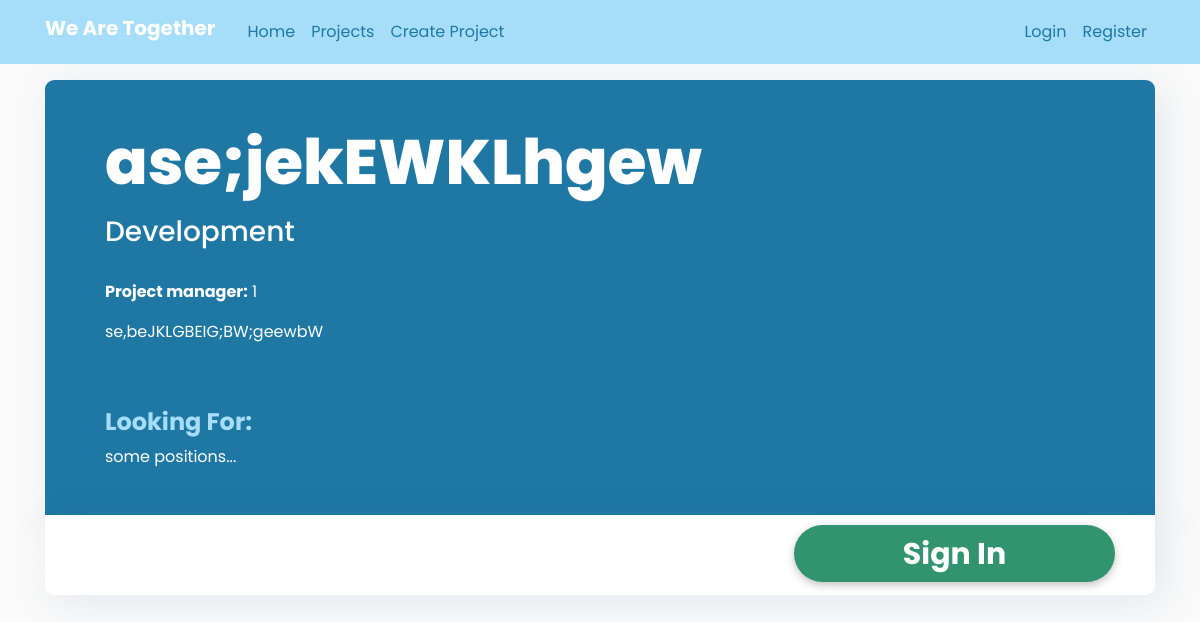
Before: /view_project?project_id=1 with the older database file.
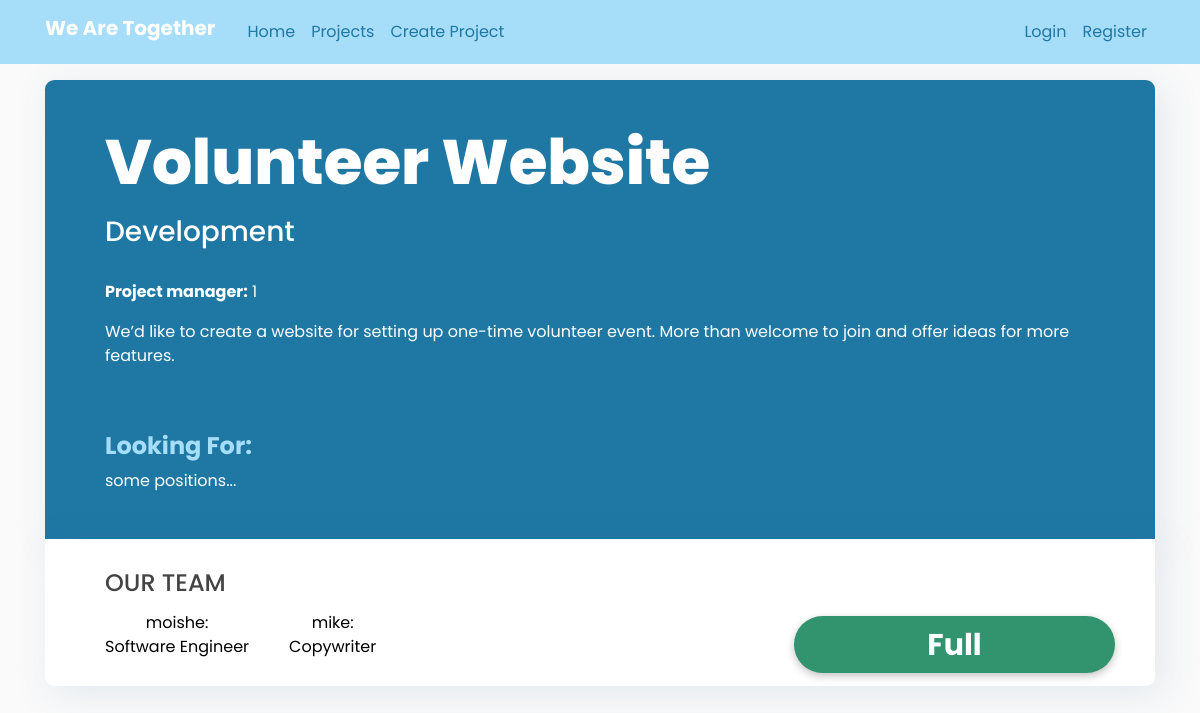
After: the same page with the newer database file.
### we_are_together/models.py (models this page shows, shortened)
class Project(db.Model):
    id = db.Column(db.Integer, primary_key=True)
    project_name = db.Column(db.String(150), nullable=False)
    creation_date = db.Column(db.DateTime, nullable=False, default=datetime.utcnow)
    category = db.Column(db.Integer, nullable=False)
    description = db.Column(db.String(2000), nullable=False)
    need1 = db.Column(db.String(100), nullable=False)
    need2 = db.Column(db.String(100), nullable=True)
    need3 = db.Column(db.String(100), nullable=True)
    need4 = db.Column(db.String(100), nullable=True)
    need5 = db.Column(db.String(100), nullable=True)
    manager = db.Column(db.Integer, nullable=False)
    join1 = db.Column(db.Integer, nullable=True)
    join2 = db.Column(db.Integer, nullable=True)
    join3 = db.Column(db.Integer, nullable=True)
    join4 = db.Column(db.Integer, nullable=True)
    join5 = db.Column(db.Integer, nullable=True)
    def user_in_project(self, user_id):
        is_user_in_project = False
        if self.join1 == user_id:
            is_user_in_project = True
        elif self.join2 == user_id:
            is_user_in_project = True
        elif self.join3 == user_id:
            is_user_in_project = True
        elif self.join4 == user_id:
            is_user_in_project = True
        elif self.join5 == user_id:
            is_user_in_project = True
        return is_user_in_project
    def is_full(self):
        full1 = not self.need1 or (self.need1 and self.join1)
        full2 = not self.need2 or (self.need2 and self.join2)
        full3 = not self.need3 or (self.need3 and self.join3)
        full4 = not self.need4 or (self.need4 and self.join4)
        full5 = not self.need5 or (self.need5 and self.join5)
        return full1 and full2 and full3 and full4 and full5
    def get_dict_of_partners(self):
        dict_of_partners = {}
        if self.join1:
            dict_of_partners[self.need1] = User.query.get(self.join1).username
        if self.join2:
            dict_of_partners[self.need2] = User.query.get(self.join2).username
        if self.join3:
            dict_of_partners[self.need3] = User.query.get(self.join3).username
        if self.join4:
            dict_of_partners[self.need4] = User.query.get(self.join4).username
        if self.join5:
            dict_of_partners[self.need5] = User.query.get(self.join5).username
        return dict_of_partners

class User(db.Model, UserMixin):
    id = db.Column(db.Integer, primary_key=True)
    username = db.Column(db.String(20), unique=True, nullable=False)
    email = db.Column(db.String(120), unique=True, nullable=False)
    password = db.Column(db.String(60), nullable=False)
    phone = db.Column(db.Integer, nullable=True)

### we_are_together/routes.py (the view)
@app.route("/view_project", methods=['GET', 'POST'])
def view_project():
    if current_user.is_authenticated:
        current_id = current_user.id
    else:
        current_id = 0
    project_id = request.args.get('project_id', None)
    current_project = Project.query.get(project_id)
    user_join_num = request.args.get('user_join_num', None)
    if user_join_num == "-1":
        current_project.join_update(user_join_num, current_id, delete=True)
    elif user_join_num:
        current_project.join_update(int(user_join_num), current_id)
    already_in = current_project.user_in_project(current_id)
    dict_of_partners = current_project.get_dict_of_partners()
    return render_template('view_project.html', title='View Project', current_project=current_project,
                           category_dict=category_dict, already_in=already_in, project_full=current_project.is_full(),
                           dict_of_partners=dict_of_partners)

### we_are_together/routes.py (called while the page is built)
@app.context_processor
def override_url_for():
    return dict(url_for=dated_url_for)

def dated_url_for(endpoint, **values):
    if endpoint == 'static':
        filename = values.get('filename', None)
        if filename:
            file_path = os.path.join(app.root_path,
                                     endpoint, filename)
            values['q'] = int(os.stat(file_path).st_mtime)
    return url_for(endpoint, **values)

### we_are_together/templates/view_project.html
{% extends "layout.html" %}
{% block content %}
<div class="the_project">
    <h1 style="color:white">{{ current_project.project_name }}</h1>
    <h3 style="color:white">{{ category_dict[current_project.id] }}</h3>
    <br>
    <p><b>Project manager:</b> {{ current_project.manager }}</p>
    <p> {{ current_project.description }}</p>
    <br><br>
    <div>
        <h4 style="color:#a6ddf9"><b>Looking For:</b></h4>
        <p>some positions...</p>
    </div>
</div>
<div class="team_div">
    {% if dict_of_partners %}
        <div>
            <h4 style="padding:30px 0 0 60px;">OUR TEAM</h4>
            {% for partner in dict_of_partners %}
                <div id="partners_div" style="margin: 0 0 0 40px;">
                    <p id="partners_p">{{
                        dict_of_partners[partner] }}:<br>
                        {{partner}}</p>
                </div>
            {% endfor %}
        </div>
    {% endif %}
    <div id="join_button">
        {% if current_user.is_authenticated and already_in %}
            <a href="{{ url_for('view_project', project_id=current_project.id, user_join_num=-1) }}">
                    Leave
            </a>
            {% elif current_user.is_authenticated and not project_full %}
            <a href="{{ url_for('view_project', project_id=current_project.id, user_join_num=1) }}">
                    Join
            </a>
            {% elif project_full %}
            <a class="" href="#">
                    Full
            </a>
            {% else %}
            <a href="{{ url_for('login') }}">
                    Sign In
            </a>
        {% endif %}
    </div>
</div>
{% endblock content %}

Changed rows visible on the page:
now on one of the page's lists (row edited): Project: need1.username "moishe", need1 "Software Engineer", need2.username "mike", need2 "Copywriter"
changed Project: project_name "ase;jekEWKLhgew" → "Volunteer Website"; description "se,beJKLGBEIG;BW;geewbW" → "We’d like to create a website for setting up one-time volunteer event. More than welcome to join and offer ideas for more features."
Other visible differences:
text no longer shown: "Sign In"
text now shown: "OUR TEAM Full"
